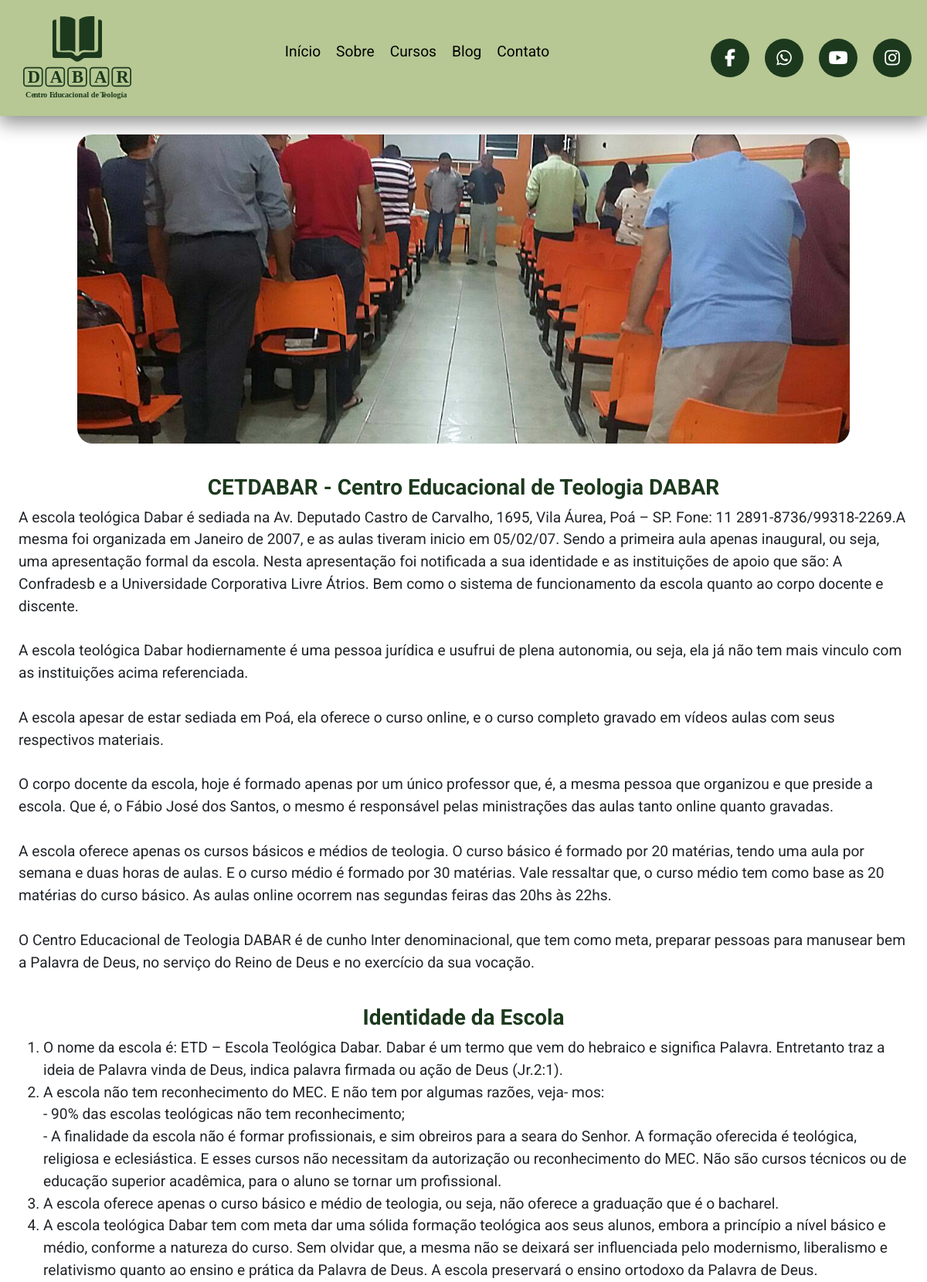
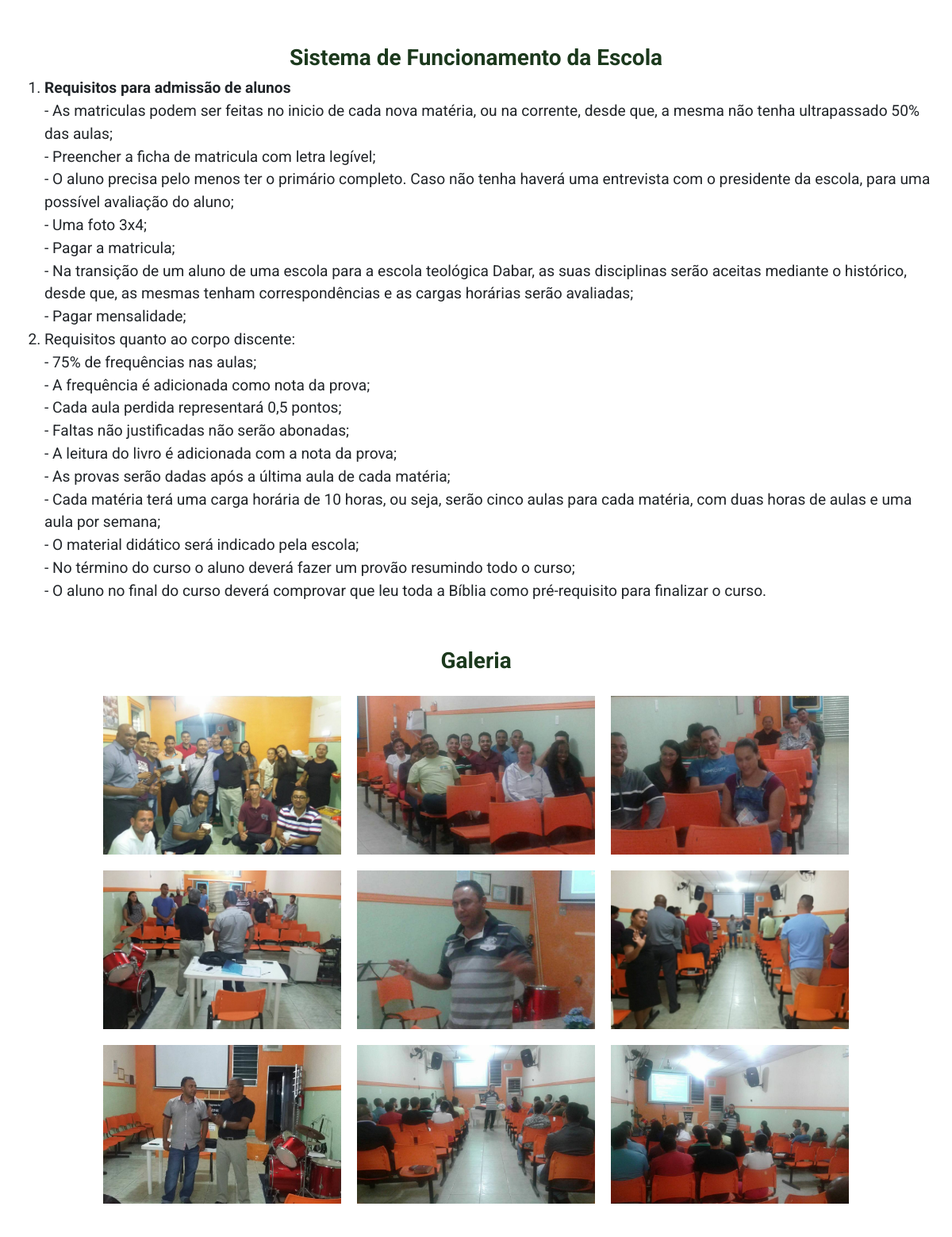
Page /sobre/sobre.php (upper part) on the committed database (2 pictures, top to bottom).
### tables this page shows
CREATE TABLE `dabar` (
  `id` int(11) NOT NULL,
  `sobre` text NOT NULL,
  `identidade` text NOT NULL,
  `requisitos` text NOT NULL
);

### sobre/sobre.php (the view, shortened to what this page needs)
<?php
$conexao = ConexaoBanco::conectarBD();
$conexao->exec("SET NAMES utf8");
$sqlSobre = $conexao->prepare("SELECT * FROM dabar");
$sqlSobre->execute();
$dadosSobre = $sqlSobre->fetch(PDO::FETCH_ASSOC);
?>
<!DOCTYPE html>
<html lang="pt-br">
<head>
    <link rel="stylesheet" href="../global/css/reset.css">
    <link rel="stylesheet" href="../global/css/global.css">
    <link rel="stylesheet" href="../lib/bootstrap/css/bootstrap.css">
    <link rel="stylesheet" href="../lib/slick/slick.css">
    <link rel="stylesheet" href="../lib/slick/slick-theme.css">
    <link rel="stylesheet" href="../lib/aos-master/dist/aos.css">
    <link rel="stylesheet" href="../lib/lity/dist/lity.min.css">
    <link rel="stylesheet" href="css/sobre.css">
</head>
<body>
    <header bg-color="primary">
        <div class="logo">
            <img src="../assets/logo/logo-dabar-verde.svg" alt="">
        </div>
        <div class="menu">
            <ul>
                <li><a href="../">Início</a></li>
                <li><a href="#">Sobre</a></li>
                <li><a href="../cursos/cursos.php">Cursos</a></li>
                <li><a href="../blog/blog.php">Blog</a></li>
                <li><a href="../contato/contato.php">Contato</a></li>
            </ul>
        </div>
        <div class="socialHeader">
            <a href="https://www.facebook.com/CETDABAR" target="_blank">
                <div><i class="fa-brands fa-facebook-f"></i></div>
            </a>
            <a href="https://api.whatsapp.com/send?phone=5511930546947&text=Olá, gostaria de saber mais sobre a Dabar" target="_blank">
                <div><i class="fa-brands fa-whatsapp"></i></div>
            </a>
            <a href="https://www.youtube.com/channel/UCXieQGFmE_MwiaA6T9qlyEQ" target="_blank">
                <div><i class="fa-brands fa-youtube"></i></div>
            </a>
            <a href="https://www.instagram.com/fabio.dabar/" target="_blank">
                <div><i class="fa-brands fa-instagram"></i></div>
            </a>
        </div>
    </header>
    <section class="containerSobre">
        <div class="padraoSite">
            <div class="imgSobre">
                <img src="../assets/sobre/sobre.jpg" alt="">
            </div>
            <div class="txtSobre">
                <h3 class="tituloSobre">CETDABAR - Centro Educacional de Teologia DABAR</h3>
                <p><?php echo $dadosSobre['sobre'] ?></p>
            </div>
            <div class="txtIdentidade">
                <h3 class="tituloIdentidade">Identidade da Escola</h3>
                <p><?php echo $dadosSobre['identidade']?></p>
            </div>
            <div class="txtRequisitos">
                <h3 class="tituloRequisitos">Sistema de Funcionamento da Escola</h3>
                <p><?php echo $dadosSobre['requisitos']?></p>
            </div>
            <h3 class="tituloGaleria">Galeria</h3>
            <div class="galeria">
                <div class="imgGaleria">
                    <a href="../assets/sobre/galeria/galeria1.jpg" data-lity><img src="../assets/sobre/galeria/galeria1.jpg" alt=""></a>
                    <a href="../assets/sobre/galeria/galeria2.jpg" data-lity><img src="../assets/sobre/galeria/galeria2.jpg" alt=""></a>
                    <a href="../assets/sobre/galeria/galeria3.jpg" data-lity><img src="../assets/sobre/galeria/galeria3.jpg" alt=""></a>
                    <a href="../assets/sobre/galeria/galeria4.jpg" data-lity><img src="../assets/sobre/galeria/galeria4.jpg" alt=""></a>
                    <a href="../assets/sobre/galeria/galeria5.jpg" data-lity><img src="../assets/sobre/galeria/galeria5.jpg" alt=""></a>
                    <a href="../assets/sobre/galeria/galeria6.jpg" data-lity><img src="../assets/sobre/galeria/galeria6.jpg" alt=""></a>
                    <a href="../assets/sobre/galeria/galeria7.jpg" data-lity><img src="../assets/sobre/galeria/galeria7.jpg" alt=""></a>
                    <a href="../assets/sobre/galeria/galeria8.jpg" data-lity><img src="../assets/sobre/galeria/galeria8.jpg" alt=""></a>
                    <a href="../assets/sobre/galeria/galeria9.jpg" data-lity><img src="../assets/sobre/galeria/galeria9.jpg" alt=""></a>
                </div>
            </div>
        </div>
    </section>
</body>
</html>

### global/css/global.css (style rules this page uses)
[bg-color="primary"] { background-color: #B7C894; }
* { margin: 0; padding: 0; box-sizing: border-box; }
body { max-width: 100%; width: 100%; font-family: 'Roboto' !important; overflow: overlay; }
a { color: #000 !important; text-decoration: none !important; }
p { margin: 0 !important; }
h3 { margin: 0; font-weight: bold !important; font-size: 30px; color: #1C391D; }
ul { padding: 0 !important; }
.padraoSite { width: 100%; max-width: 1400px; margin: 0 auto; }
header { font-family: 'Roboto'; height: 150px; display: flex; width: 100%; padding: 10px !important; align-items: center; justify-content: space-between; background: #fff; top: 0; padding: 10px 1%; position: fixed; -webkit-box-shadow: 1px 7px 23px 2px rgba(0, 0, 0, 0.45); box-shadow: 1px 7px 23px 2px rgba(0, 0, 0, 0.45); z-index: 999; }
header .logo img { width: 140px; height: 140px; margin-left: 20px; }
header .menu ul { display: flex; list-style: none; }
header .menu ul li { margin: 0 10px; font-size: 1.2rem; }
header .socialHeader { display: flex; justify-content: center; }
header .socialHeader a div { margin: 0 10px; width: 50px; height: 50px; border-radius: 50%; color: white; display: flex; justify-content: center; align-items: center; background: #1C391D; font-size: 1.4rem; cursor: pointer; }

### sobre/css/sobre.css (style rules this page uses)
.containerSobre { margin-top: 150px; }
.containerSobre .padraoSite { display: flex; flex-direction: column; align-items: center; padding: 2%; }
.containerSobre .imgSobre { max-width: 1000px; width: 100%; max-height: 400px; height: 100%; overflow: hidden; }
.containerSobre .padraoSite .imgSobre img { width: 100%; height: 400px; border-radius: 20px; object-fit: cover; }
.containerSobre .txtSobre { margin-top: 40px; display: flex; flex-direction: column; font-size: 1.2rem; }
.containerSobre .txtSobre h3 { color: #1C391D; align-self: center; }
.containerSobre .txtIdentidade { margin-top: 40px; display: flex; flex-direction: column; font-size: 1.2rem; }
.containerSobre .txtIdentidade h3 { color: #1C391D; align-self: center; }
.containerSobre .txtIdentidade ol { list-style:decimal; }
.containerSobre .txtRequisitos { margin-top: 40px; display: flex; flex-direction: column; font-size: 1.2rem; }
.containerSobre .txtRequisitos h3 { color: #1C391D; align-self: center; }
.containerSobre .txtRequisitos ol { list-style: decimal; }
.containerSobre .tituloGaleria { margin-top: 40px; }
.containerSobre .galeria { align-self: flex-start; width: 100%; }
.containerSobre .galeria .imgGaleria { width: 100%; display: flex; justify-content: center; flex-wrap: wrap; padding: 10px; }
.containerSobre .galeria .imgGaleria img { width: 300px; height: 200px; margin: 10px; object-fit: cover; }

### rows in the picture
dabar: sobre "A escola teológica Dabar é sediada na Av. Deputado Castro de Carvalho, 1695, Vila Áurea, Poá – SP. Fone: 11 2891-8736/99318-2269.A mesma foi organizada em Janeiro de 2007, e as aulas tiveram inicio em 05/02/07. Sendo a primeira aula apenas inaugural, ou seja, uma apresentação formal da escola. Nesta apresentação foi notificada a sua identidade e as instituições de apoio que são: A Confradesb e a Universidade Corporativa Livre Átrios. Bem como o sistema de funcionamento da escola quanto ao corpo docente e discente. A escola teológica Dabar hodiernamente é uma pessoa jurídica e usufrui de plena autonomia, ou seja, ela já não tem mais vinculo com as instituições acima referenciada. A escola…", identidade "O nome da escola é: ETD – Escola Teológica Dabar. Dabar é um termo que vem do hebraico e significa Palavra. Entretanto traz a ideia de Palavra vinda de Deus, indica palavra firmada ou ação de Deus (Jr.2:1). A escola não tem reconhecimento do MEC. E não tem por algumas razões, veja- mos: - 90% das escolas teológicas não tem reconhecimento; - A finalidade da escola não é formar profissionais, e sim obreiros para a seara do Senhor. A formação oferecida é teológica, religiosa e eclesiástica. E esses cursos não necessitam da autorização ou reconhecimento do MEC. Não são cursos técnicos ou de educação superior acadêmica, para o aluno se tornar um profissional. A escola oferece apenas o curso…", requisitos "Requisitos para admissão de alunos - As matriculas podem ser feitas no inicio de cada nova matéria, ou na corrente, desde que, a mesma não tenha ultrapassado 50% das aulas; - Preencher a ficha de matricula com letra legível; - O aluno precisa pelo menos ter o primário completo. Caso não tenha haverá uma entrevista com o presidente da escola, para uma possível avaliação do aluno; - Uma foto 3x4; - Pagar a matricula; - Na transição de um aluno de uma escola para a escola teológica Dabar, as suas disciplinas serão aceitas mediante o histórico, desde que, as mesmas tenham correspondências e as cargas horárias serão avaliadas; - Pagar mensalidade; Requisitos quanto ao corpo discente: - 75% de…"
